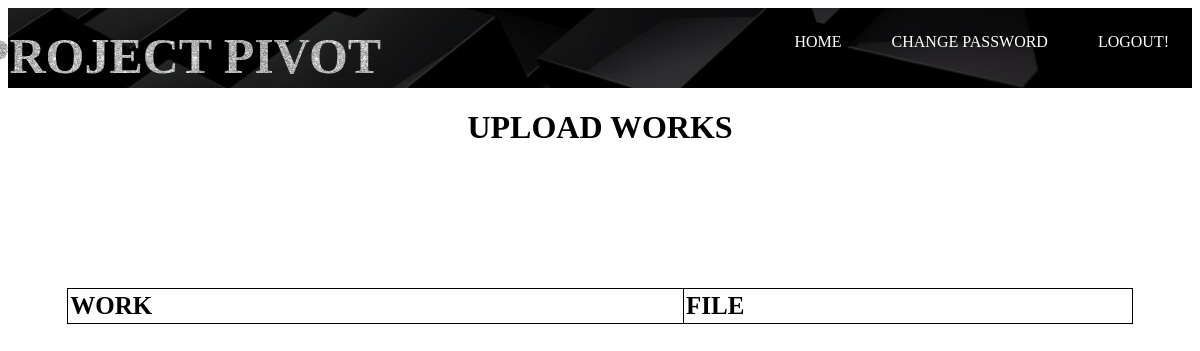
Before: /uploadsem.php with the older database file.
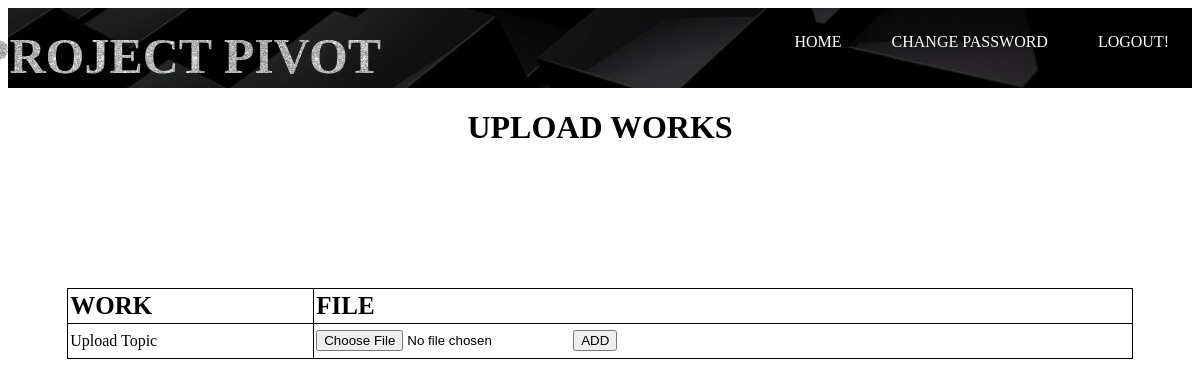
After: the same page with the newer database file.
### tables this page shows
CREATE TABLE `work` (
  `id` int(50) NOT NULL,
  `batch` varchar(50) NOT NULL,
  `type` varchar(20) NOT NULL,
  `instruction` varchar(500) NOT NULL,
  `t2` date NOT NULL
);

### uploadsem.php (the view, shortened to what this page needs)
<?php
$con=mysqli_connect('localhost','root','','project');
$select="select *from work where type like 'seminar'";
$selresult=mysqli_query($con,$select);
?>
<!DOCTYPE html>
<html>
<head>
  <link rel="stylesheet" type="text/css" href="maincss.css">
  <link rel="stylesheet" type="text/css" href="view.css">
</head>
<body style="background-image: url('cell.jpg'); background-repeat: no-repeat;background-size: cover">
  <header>
    <div class="main">
  <ul>
<li><a href="studenthome.php">HOME</a></li>
<li><a href="">CHANGE PASSWORD</a>
</li>
<li><a href="home.html">LOGOUT!</a>
</li>
</ul></div>
    <div class="title">
      <h3>PROJECT PIVOT </h3></div></header>
  <center><h1>UPLOAD WORKS</h1><br><br><br><br><br>
  <table >
<thead  >
<tr >
<th>WORK</th>
<th>FILE</th>
</thead>
<tbody>
<?php while ($row=mysqli_fetch_array($selresult)) { ?>
<tr>
<td><?php
$instr=$row['instruction'];
echo $instr;
 ?></td>
<td><form method="POST" action="" ><input type="file" name="file">
<button type="submit" name="save" class="btn" >ADD</button>
</form></td>
</tr> <?php } ?>
</table>
</body>
</html>

Changed rows visible on the page:
added work: instruction "Upload Topic"
